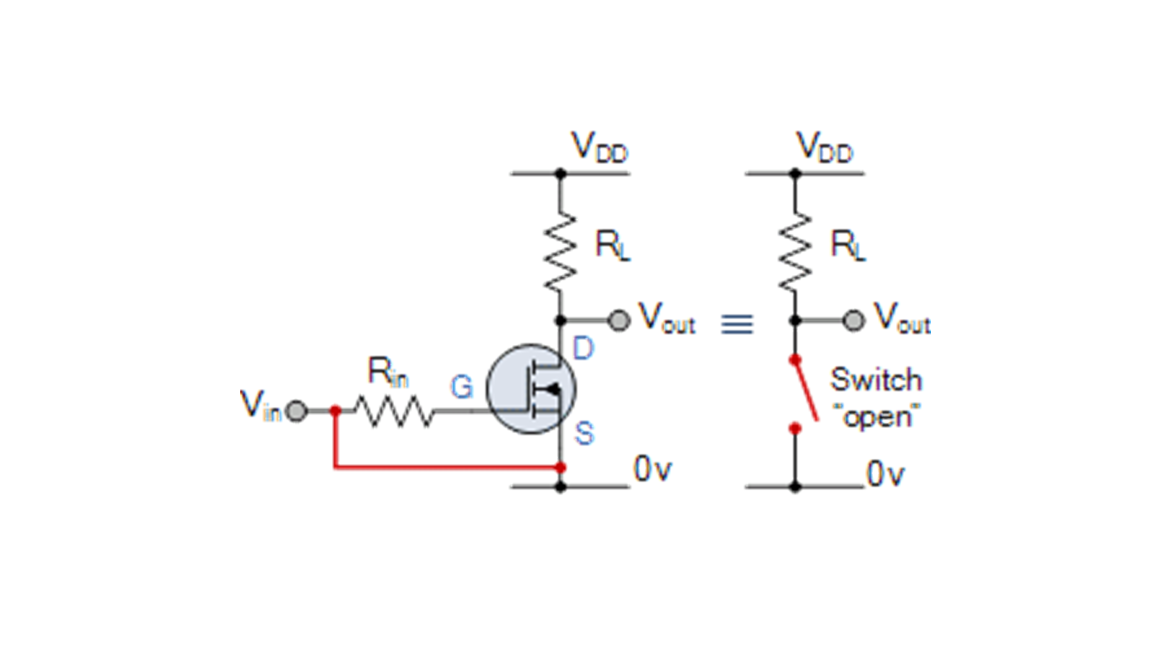
#> input picture .build/figcrop/full.png, 5760 x 3240 px (shown at 1/5 size)
$ python -i figcrop.py   (imports and definitions only)
#> lines starting #> are read from the running program, lines starting #| are printed output that depends on the picture; after the words box and inside, x2 and y2 are one past the last pixel; in counts of white or black regions, pixels touching at a corner belong together
#> further down, picture is the input picture: PIL image 5760x3240 RGB; mean R, G, B 251, 250.6, 250.8
"""Clean a reference figure out of an original slide.

Renders ONLY the chosen shapes of one slide (everything else hidden) at high resolution, crops to their union,
trims near-white margins and saves a PNG. Overlaid label boxes (the originals paste white text boxes over web
images) are flattened into the figure, so the result is one clean picture that can be framed and credited.

Usage:
    python tools/figcrop.py DECK.pptx SLIDE SHAPE_ID[,SHAPE_ID...] OUT.png [--scale 3] [--pad 6]
Shape ids come from tools/shapes.py. The original deck is never modified (a scratch copy is rendered).
Programmatic use: crop(deck, slide, ids, out, scale=3).
"""
import argparse, os, shutil, sys, tempfile
sys.path.insert(0, os.path.dirname(os.path.abspath(__file__)))
import family


def _trim(im, thresh=246, pad=6):
#> called with thresh = 246, pad = 6
    from PIL import ImageChops, Image
    g = im.convert('L').point(lambda v: 255 if v >= thresh else 0)
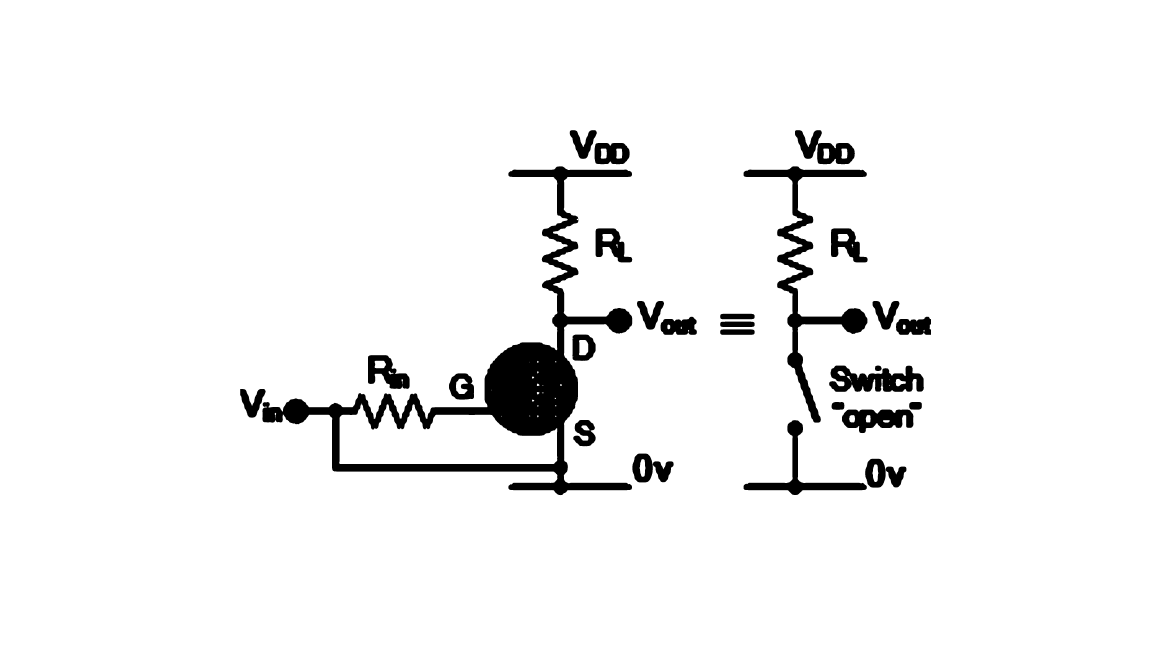
#> g: PIL image 5760x3240 L (shown at 1/5 size); 95.3% white; 30 black regions, largest, box (x1, y1, x2, y2) and area: (1312, 832, 3161, 2476) 423690, (3718, 832, 4337, 2113) 105620, (4146, 1828, 4619, 1959) 39171
    bbox = ImageChops.invert(g).getbbox()
#> bbox = (1201, 651, 4655, 2476)
    if not bbox:
        return im
    x0, y0, x1, y1 = bbox
#> x0 = 1201; y0 = 651; x1 = 4655; y1 = 2476
    return im.crop((max(0, x0 - pad), max(0, y0 - pad), min(im.width, x1 + pad), min(im.height, y1 + pad)))
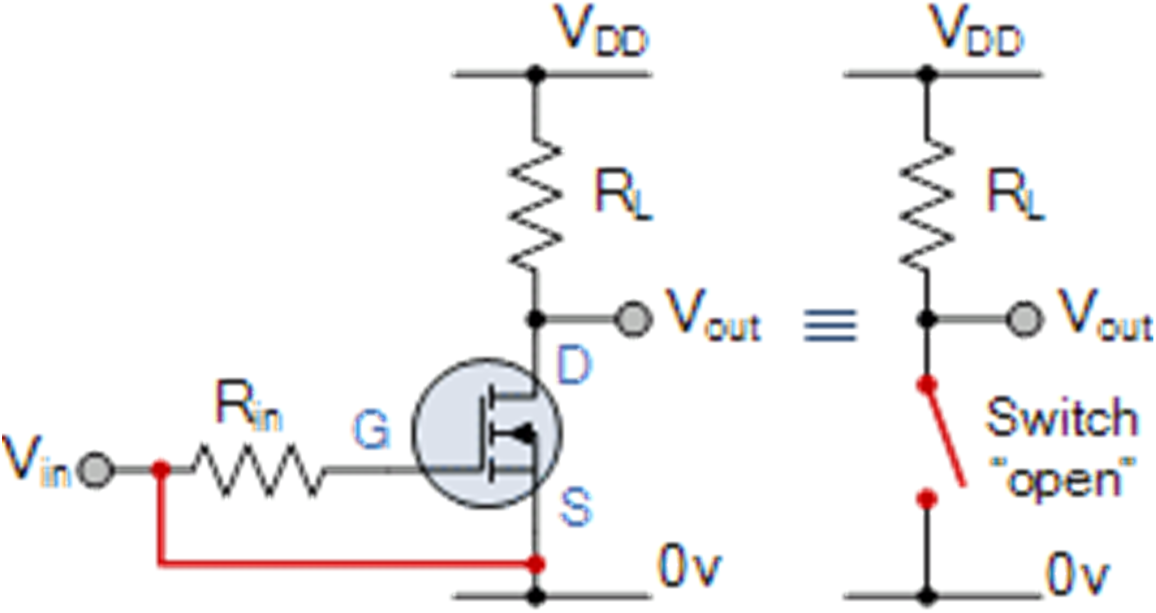
#> returned value: PIL image 3466x1837 RGB (shown at 1/3 size); mean R, G, B 243.4, 242.2, 242.7


def crop(deck, slide, ids, out, scale=3.0, pad=6, trim=True):
    import win32com.client
    from PIL import Image
    tmpd = family.scratch('figcrop')
    tmp = os.path.join(tmpd, 'src.pptx')
    shutil.copyfile(os.path.abspath(deck), tmp)
    pp = win32com.client.Dispatch('PowerPoint.Application')
    pres = pp.Presentations.Open(tmp, False, False, False)
    try:
        sl = pres.Slides(slide)
        W, H = pres.PageSetup.SlideWidth, pres.PageSetup.SlideHeight
        box = None
        for i in range(1, sl.Shapes.Count + 1):
            sh = sl.Shapes(i)
            if sh.Id in ids:
                b = (sh.Left, sh.Top, sh.Left + sh.Width, sh.Top + sh.Height)
                box = b if box is None else (min(box[0], b[0]), min(box[1], b[1]), max(box[2], b[2]), max(box[3], b[3]))
            else:
                sh.Visible = 0
        if box is None:
            raise SystemExit(f'no shapes {ids} on slide {slide}')
        sl.FollowMasterBackground = 0
        sl.Background.Fill.Solid()
        sl.Background.Fill.ForeColor.RGB = 0xFFFFFF
        sl.DisplayMasterShapes = 0
        png = os.path.join(tmpd, 'full.png')
        wpx = int(W * scale)
        sl.Export(png, 'PNG', wpx, int(H * scale))
    finally:
        pres.Close()
    im = Image.open(png).convert('RGB')
    k = im.width / W
    x0, y0, x1, y1 = (max(0, int(box[0] * k)), max(0, int(box[1] * k)),
                      min(im.width, int(box[2] * k) + 1), min(im.height, int(box[3] * k) + 1))
    im = im.crop((x0, y0, x1, y1))
    if trim:
        im = _trim(im, pad=pad)
    os.makedirs(os.path.dirname(os.path.abspath(out)), exist_ok=True)
    im.save(out)
    return out, im.size


# [6 lines not run here, left out]

>>> from PIL import Image
>>> picture = Image.open('../.build/figcrop/full.png')
>>> result = _trim(picture)
